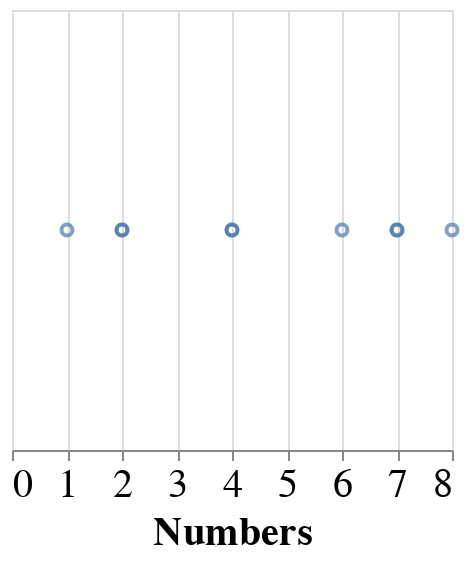

Write notebook code for a chart like this one.
### Markdown cell above
Let's add an encoding so the data is mapped to the x and y axes:

### Code cell
plot = alt.Chart(df).mark_point().encode(alt.X('Numbers'))

plot

# We still haven't encoded any of the data to the Y-axis!

### Figure 1 — Vega-Lite specification as saved in the notebook (floating-point values rounded to 4 significant figures)
{"height": 220, "width": 220, "config": {"style": {"circle": {"size": 400}, "point": {"size": 30}, "square": {"size": 400}}, "legend": {"symbolSize": 20, "titleFontSize": 20, "labelFontSize": 20}, "axis": {"titleFontSize": 20, "labelFontSize": 20}}, "data": {"name": "data-e1f27bdda7bfd6fed066714f7c229752"}, "mark": "point", "encoding": {"x": {"field": "Numbers", "type": "quantitative"}}, "$schema": "https://vega.github.io/schema/vega-lite/v4.17.0.json", "datasets": {"data-e1f27bdda7bfd6fed066714f7c229752": [{"Letters": "C", "Numbers": 2}, {"Letters": "C", "Numbers": 7}, {"Letters": "C", "Numbers": 4}, {"Letters": "D", "Numbers": 1}, {"Letters": "D", "Numbers": 2}, {"Letters": "D", "Numbers": 6}, {"Letters": "E", "Numbers": 8}, {"Letters": "E", "Numbers": 4}, {"Letters": "E", "Numbers": 7}]}}
